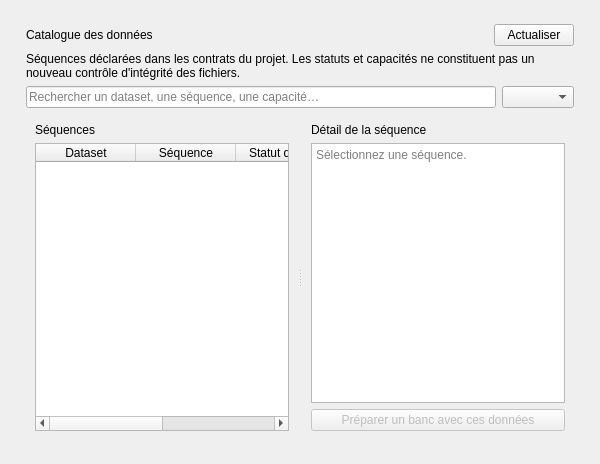
<?xml version="1.0" encoding="UTF-8"?>
<ui version="4.0">
 <class>DataPage</class>
 <widget class="QWidget" name="DataPage">
  <layout class="QVBoxLayout" name="pageLayout" stretch="1"><property name="spacing"><number>16</number></property>
   <property name="leftMargin"><number>26</number></property><property name="topMargin"><number>24</number></property><property name="rightMargin"><number>26</number></property><property name="bottomMargin"><number>24</number></property>
   <item><widget class="QStackedWidget" name="sectionsStack">
    <widget class="QWidget" name="catalogueSection"><layout class="QVBoxLayout" name="catalogueLayout" stretch="0,0,0,1">
     <property name="leftMargin"><number>0</number></property><property name="topMargin"><number>0</number></property><property name="rightMargin"><number>0</number></property><property name="bottomMargin"><number>0</number></property>
     <item><layout class="QHBoxLayout" name="catalogueHeader"><item><widget class="QLabel" name="catalogueHeading"><property name="sizePolicy"><sizepolicy hsizetype="Preferred" vsizetype="Maximum"><horstretch>0</horstretch><verstretch>0</verstretch></sizepolicy></property><property name="text"><string>Catalogue des données</string></property><property name="role" stdset="0"><string>pageTitle</string></property><property name="wordWrap"><bool>true</bool></property></widget></item><item><spacer name="catalogueSpacer"><property name="orientation"><enum>Qt::Horizontal</enum></property><property name="sizeHint"><size><width>40</width><height>20</height></size></property></spacer></item><item><widget class="QPushButton" name="refreshCatalogueButton"><property name="text"><string>Actualiser</string></property></widget></item></layout></item>
     <item><widget class="QLabel" name="catalogueDescription"><property name="sizePolicy"><sizepolicy hsizetype="Preferred" vsizetype="Maximum"><horstretch>0</horstretch><verstretch>0</verstretch></sizepolicy></property><property name="text"><string>Séquences déclarées dans les contrats du projet. Les statuts et capacités ne constituent pas un nouveau contrôle d'intégrité des fichiers.</string></property><property name="wordWrap"><bool>true</bool></property></widget></item>
     <item><layout class="QHBoxLayout" name="catalogueFilters"><item><widget class="QLineEdit" name="catalogueSearchEdit"><property name="placeholderText"><string>Rechercher un dataset, une séquence, une capacité…</string></property><property name="clearButtonEnabled"><bool>true</bool></property></widget></item><item><widget class="QComboBox" name="catalogueStatusCombo"/></item></layout></item>
     <item><widget class="QSplitter" name="catalogueSplitter"><property name="orientation"><enum>Qt::Horizontal</enum></property>
      <widget class="QFrame" name="catalogueListPanel"><property name="panel" stdset="0"><bool>true</bool></property><layout class="QVBoxLayout" name="catalogueListLayout" stretch="0,1"><item><widget class="QLabel" name="catalogueCountLabel"><property name="sizePolicy"><sizepolicy hsizetype="Preferred" vsizetype="Maximum"><horstretch>0</horstretch><verstretch>0</verstretch></sizepolicy></property><property name="text"><string>Séquences</string></property><property name="wordWrap"><bool>true</bool></property></widget></item><item><widget class="QTableWidget" name="catalogueTable"><property name="editTriggers"><set>QAbstractItemView::NoEditTriggers</set></property><property name="selectionBehavior"><enum>QAbstractItemView::SelectRows</enum></property><property name="selectionMode"><enum>QAbstractItemView::SingleSelection</enum></property><column><property name="text"><string>Dataset</string></property></column><column><property name="text"><string>Séquence</string></property></column><column><property name="text"><string>Statut déclaré</string></property></column><column><property name="text"><string>Durée (s)</string></property></column></widget></item></layout></widget>
      <widget class="QFrame" name="sequenceDetailPanel"><property name="panel" stdset="0"><bool>true</bool></property><property name="minimumSize"><size><width>270</width><height>0</height></size></property><layout class="QVBoxLayout" name="sequenceDetailLayout" stretch="0,1,0"><item><widget class="QLabel" name="sequenceTitleLabel"><property name="sizePolicy"><sizepolicy hsizetype="Preferred" vsizetype="Maximum"><horstretch>0</horstretch><verstretch>0</verstretch></sizepolicy></property><property name="text"><string>Détail de la séquence</string></property><property name="role" stdset="0"><string>sectionTitle</string></property><property name="wordWrap"><bool>true</bool></property></widget></item><item><widget class="QPlainTextEdit" name="sequenceDetailEdit"><property name="readOnly"><bool>true</bool></property><property name="placeholderText"><string>Sélectionnez une séquence.</string></property></widget></item><item><widget class="QPushButton" name="sequenceBenchButton"><property name="text"><string>Préparer un banc avec ces données</string></property><property name="enabled"><bool>false</bool></property><property name="role" stdset="0"><string>primary</string></property></widget></item></layout></widget>
     </widget></item>
    </layout></widget>
    <widget class="QWidget" name="acquisitionsSection"><layout class="QVBoxLayout" name="acquisitionsLayout" stretch="0,0,0,1">
     <property name="leftMargin"><number>0</number></property><property name="topMargin"><number>0</number></property><property name="rightMargin"><number>0</number></property><property name="bottomMargin"><number>0</number></property>
     <item><layout class="QHBoxLayout" name="acquisitionsHeader"><item><widget class="QLabel" name="acquisitionsHeading"><property name="sizePolicy"><sizepolicy hsizetype="Preferred" vsizetype="Maximum"><horstretch>0</horstretch><verstretch>0</verstretch></sizepolicy></property><property name="text"><string>Acquisitions et archives</string></property><property name="role" stdset="0"><string>pageTitle</string></property><property name="wordWrap"><bool>true</bool></property></widget></item><item><spacer name="acquisitionsSpacer"><property name="orientation"><enum>Qt::Horizontal</enum></property><property name="sizeHint"><size><width>40</width><height>20</height></size></property></spacer></item><item><widget class="QPushButton" name="refreshAcquisitionsButton"><property name="text"><string>Actualiser</string></property></widget></item><item><widget class="QPushButton" name="exportMetadataButton"><property name="text"><string>Exporter les métadonnées</string></property></widget></item></layout></item>
     <item><widget class="QLabel" name="acquisitionsDescription"><property name="sizePolicy"><sizepolicy hsizetype="Preferred" vsizetype="Maximum"><horstretch>0</horstretch><verstretch>0</verstretch></sizepolicy></property><property name="text"><string>Archives de résultats indexées localement et références de leurs données. Les paquets bruts d'acquisition ne sont pas transférés par cette vue.</string></property><property name="wordWrap"><bool>true</bool></property></widget></item>
     <item><layout class="QHBoxLayout" name="acquisitionsFilters"><item><widget class="QLineEdit" name="acquisitionSearchEdit"><property name="placeholderText"><string>Rechercher une archive, un dataset, un état…</string></property><property name="clearButtonEnabled"><bool>true</bool></property></widget></item><item><widget class="QComboBox" name="acquisitionDomainCombo"/></item></layout></item>
     <item><widget class="QSplitter" name="acquisitionsSplitter"><property name="orientation"><enum>Qt::Horizontal</enum></property>
      <widget class="QFrame" name="acquisitionListPanel"><property name="panel" stdset="0"><bool>true</bool></property><layout class="QVBoxLayout" name="acquisitionListLayout" stretch="0,1"><item><widget class="QLabel" name="acquisitionCountLabel"><property name="sizePolicy"><sizepolicy hsizetype="Preferred" vsizetype="Maximum"><horstretch>0</horstretch><verstretch>0</verstretch></sizepolicy></property><property name="text"><string>Archives</string></property><property name="wordWrap"><bool>true</bool></property></widget></item><item><widget class="QTableWidget" name="acquisitionsTable"><property name="editTriggers"><set>QAbstractItemView::NoEditTriggers</set></property><property name="selectionMode"><enum>QAbstractItemView::SingleSelection</enum></property><property name="selectionBehavior"><enum>QAbstractItemView::SelectRows</enum></property><column><property name="text"><string>Archive / essai</string></property></column><column><property name="text"><string>Dataset</string></property></column><column><property name="text"><string>Type</string></property></column><column><property name="text"><string>État</string></property></column><column><property name="text"><string>Date</string></property></column></widget></item></layout></widget>
      <widget class="QFrame" name="acquisitionDetailPanel"><property name="panel" stdset="0"><bool>true</bool></property><property name="minimumSize"><size><width>270</width><height>0</height></size></property><layout class="QVBoxLayout" name="acquisitionDetailLayout" stretch="0,1,0"><item><widget class="QLabel" name="acquisitionTitleLabel"><property name="sizePolicy"><sizepolicy hsizetype="Preferred" vsizetype="Maximum"><horstretch>0</horstretch><verstretch>0</verstretch></sizepolicy></property><property name="text"><string>Détail de l'archive</string></property><property name="role" stdset="0"><string>sectionTitle</string></property><property name="wordWrap"><bool>true</bool></property></widget></item><item><widget class="QPlainTextEdit" name="acquisitionDetailEdit"><property name="readOnly"><bool>true</bool></property><property name="placeholderText"><string>Sélectionnez une archive.</string></property></widget></item><item><widget class="QPushButton" name="openAcquisitionButton"><property name="text"><string>Ouvrir le résultat</string></property><property name="enabled"><bool>false</bool></property><property name="role" stdset="0"><string>primary</string></property></widget></item></layout></widget>
     </widget></item>
    </layout></widget>
    <widget class="QWidget" name="transferSection"><layout class="QVBoxLayout" name="transferLayout" stretch="0,0,0,0,0,1">
     <property name="leftMargin"><number>0</number></property><property name="topMargin"><number>0</number></property><property name="rightMargin"><number>0</number></property><property name="bottomMargin"><number>0</number></property>
     <item><widget class="QLabel" name="transferHeading"><property name="sizePolicy"><sizepolicy hsizetype="Preferred" vsizetype="Maximum"><horstretch>0</horstretch><verstretch>0</verstretch></sizepolicy></property><property name="text"><string>Import / Export</string></property><property name="role" stdset="0"><string>pageTitle</string></property><property name="wordWrap"><bool>true</bool></property></widget></item>
     <item><widget class="QFrame" name="draftTransferPanel"><property name="panel" stdset="0"><bool>true</bool></property><layout class="QVBoxLayout" name="draftTransferLayout">
      <item><widget class="QLabel" name="draftTransferTitle"><property name="sizePolicy"><sizepolicy hsizetype="Preferred" vsizetype="Maximum"><horstretch>0</horstretch><verstretch>0</verstretch></sizepolicy></property><property name="text"><string>Brouillons de mission</string></property><property name="role" stdset="0"><string>sectionTitle</string></property><property name="wordWrap"><bool>true</bool></property></widget></item>
      <item><widget class="QLabel" name="draftTransferDescription"><property name="sizePolicy"><sizepolicy hsizetype="Preferred" vsizetype="Maximum"><horstretch>0</horstretch><verstretch>0</verstretch></sizepolicy></property><property name="text"><string>Échangez un brouillon JSON avec ses références et points de préparation. L'import reste un brouillon local ; aucune approbation ou commande de vol n'est créée.</string></property><property name="wordWrap"><bool>true</bool></property></widget></item>
      <item><widget class="QComboBox" name="exportMissionCombo"/></item><item><layout class="QHBoxLayout" name="draftTransferActions"><item><widget class="QPushButton" name="importMissionButton"><property name="text"><string>Importer un brouillon JSON</string></property></widget></item><item><widget class="QPushButton" name="exportMissionButton"><property name="text"><string>Exporter le brouillon sélectionné</string></property></widget></item></layout></item>
     </layout></widget></item>
     <item><widget class="QFrame" name="metadataTransferPanel"><property name="panel" stdset="0"><bool>true</bool></property><layout class="QVBoxLayout" name="metadataTransferLayout"><item><widget class="QLabel" name="metadataTransferTitle"><property name="sizePolicy"><sizepolicy hsizetype="Preferred" vsizetype="Maximum"><horstretch>0</horstretch><verstretch>0</verstretch></sizepolicy></property><property name="text"><string>Inventaire des archives</string></property><property name="role" stdset="0"><string>sectionTitle</string></property><property name="wordWrap"><bool>true</bool></property></widget></item><item><widget class="QLabel" name="metadataTransferDescription"><property name="sizePolicy"><sizepolicy hsizetype="Preferred" vsizetype="Maximum"><horstretch>0</horstretch><verstretch>0</verstretch></sizepolicy></property><property name="text"><string>Exportez en JSON les métadonnées des archives affichées dans Acquisitions. Les fichiers lourds et données brutes restent à leur emplacement.</string></property><property name="wordWrap"><bool>true</bool></property></widget></item><item><widget class="QPushButton" name="transferMetadataButton"><property name="text"><string>Exporter les métadonnées filtrées</string></property></widget></item></layout></widget></item>
     <item><widget class="QFrame" name="futureTransferPanel"><property name="panel" stdset="0"><bool>true</bool></property><layout class="QVBoxLayout" name="futureTransferLayout"><item><widget class="QLabel" name="futureTransferTitle"><property name="sizePolicy"><sizepolicy hsizetype="Preferred" vsizetype="Maximum"><horstretch>0</horstretch><verstretch>0</verstretch></sizepolicy></property><property name="text"><string>Paquets d'acquisition et transfert drone · Planifié</string></property><property name="role" stdset="0"><string>sectionTitle</string></property><property name="wordWrap"><bool>true</bool></property></widget></item><item><widget class="QLabel" name="futureTransferDescription"><property name="sizePolicy"><sizepolicy hsizetype="Preferred" vsizetype="Maximum"><horstretch>0</horstretch><verstretch>0</verstretch></sizepolicy></property><property name="text"><string>Prérequis : schéma SurveyRunPackage, vérification des empreintes, provenance, horodatages et calibrations, puis accusé de réception traçable. La liaison au drone et la réception opérationnelle restent à implémenter et à valider.</string></property><property name="wordWrap"><bool>true</bool></property></widget></item><item><widget class="QPushButton" name="receivePackageButton"><property name="text"><string>Recevoir un paquet du drone · Planifié</string></property><property name="enabled"><bool>false</bool></property></widget></item></layout></widget></item>
     <item><widget class="QLabel" name="transferStatusLabel"><property name="sizePolicy"><sizepolicy hsizetype="Preferred" vsizetype="Maximum"><horstretch>0</horstretch><verstretch>0</verstretch></sizepolicy></property><property name="text"><string>Aucun transfert effectué.</string></property><property name="wordWrap"><bool>true</bool></property></widget></item>
     <item><spacer name="transferSpacer"><property name="orientation"><enum>Qt::Vertical</enum></property><property name="sizeHint"><size><width>20</width><height>40</height></size></property></spacer></item>
    </layout></widget>
   </widget></item>
  </layout>
 </widget>
 <resources/>
 <connections/>
</ui>
